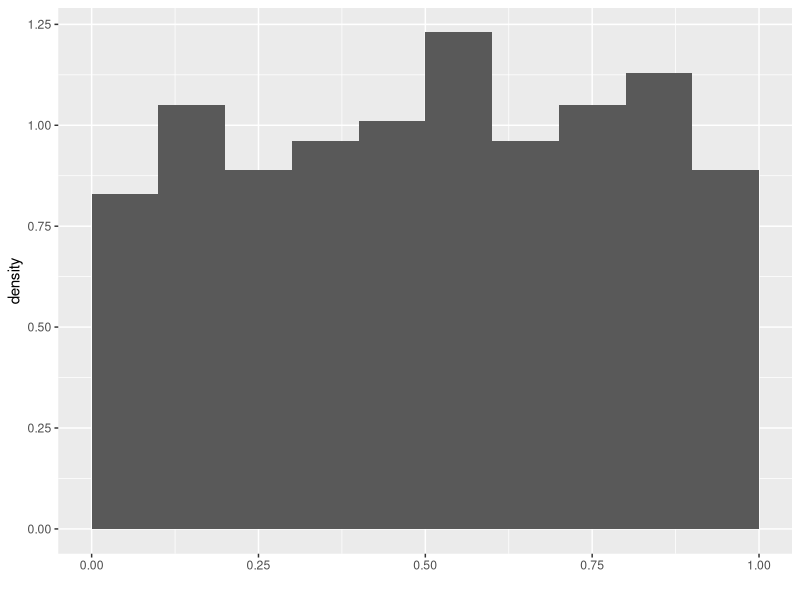

Recreate this plot in R.
## ---- chunk 1
knitr::opts_chunk$set(echo = TRUE)
## ---- chunk 2
library(ggplot2)
df <- data.frame(x=runif(1000), y=rnorm(1000))
ggplot(df, aes(x=x, y=..density..)) + geom_histogram(binwidth=0.1, breaks=seq(0,1,0.1)) +
  scale_x_continuous("", limits=c(0,1)) 
